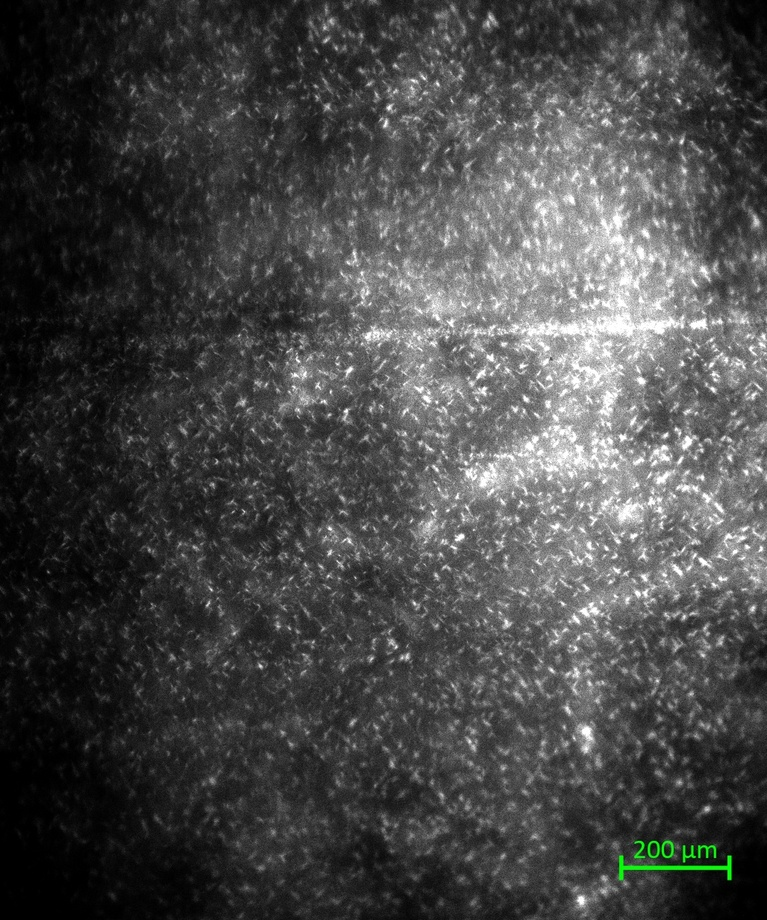
#> input picture Images/2_Macro_10_2000_32_6_30.jpg, 767 x 920 px, shrunk from 1028 x 1232 before the run, found by its file name
$ python read_Angle_object.py
#> lines starting #> are read from the running program, lines starting #| are printed output that depends on the picture; after the words box and inside, x2 and y2 are one past the last pixel; in counts of white or black regions, pixels touching at a corner belong together; long printed decimals are rounded
import cv2
import numpy as np
import matplotlib.pyplot as plt
from scipy.ndimage import gaussian_filter


# Function to calculate image contrast
def image_contrast(original, corrected):
    mean_intensity_original = np.mean(original)
    std_intensity_original = np.std(original)

    mean_intensity_corrected = np.mean(corrected)
    std_intensity_corrected = np.std(corrected)

    contrast_original = std_intensity_original / mean_intensity_original
    contrast_corrected = std_intensity_corrected / mean_intensity_corrected

    return contrast_original, contrast_corrected

# Load the image
img = cv2.imread('2_Macro_10_2000_32_6_30.jpg')
#> img is the input picture: shape (920, 767, 3); mean B, G, R 71.8, 72.2, 71.8

# Crop centered with a % of original size
height, width, _ = img.shape
#> height = 920; width = 767
crop_size = int(min(height, width) * 0.3)
#> crop_size = 230
x = int((width - crop_size) / 2)
#> x = 268
y = int((height - crop_size) / 2)
#> y = 345
img = img[y:y+crop_size, x:x+crop_size]
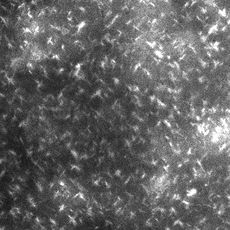
#> img: shape (230, 230, 3); min 21, max 255, mean 100.8

# Convert to grayscale
gray = cv2.cvtColor(img, cv2.COLOR_BGR2GRAY)
mean = cv2.mean(gray)[0]
#> mean = 100.8
if mean < 100:
    img = cv2.bitwise_not(img)

# Apply adaptive histogram equalization
clahe = cv2.createCLAHE(clipLimit=2.0, tileGridSize=(10, 10))
enhanced_gray = clahe.apply(gray)
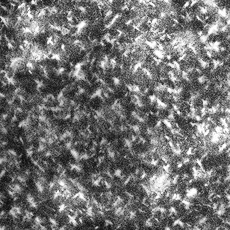
#> enhanced_gray: shape (230, 230); min 12, max 255, mean 113.3

# Range de busca para gamma
gamma_values = np.linspace(0.5, 3.5, num=31)
best_gamma = 1.0
best_contrast_increase = 0.0
original_contrast, _ = image_contrast(enhanced_gray, enhanced_gray)
#> in image_contrast, `mean_intensity_original = np.mean(original)`: mean_intensity_original = 113.3
#> in image_contrast, `std_intensity_original = np.std(original)`: std_intensity_original = 52.69
#> in image_contrast, `mean_intensity_corrected = np.mean(corrected)`: mean_intensity_corrected = 113.3
#> in image_contrast, `std_intensity_corrected = np.std(corrected)`: std_intensity_corrected = 52.69
#> in image_contrast, `contrast_original = std_intensity_original / mean_intensity_original`: contrast_original = 0.465
#> original_contrast = 0.465

for gamma in gamma_values:
    gamma_corrected = np.power(enhanced_gray / 255.0, gamma) * 255.0
    gamma_corrected = gamma_corrected.astype(np.uint8)

    _, corrected_contrast = image_contrast(enhanced_gray, gamma_corrected)
    contrast_increase = corrected_contrast - original_contrast

    if contrast_increase > best_contrast_increase:
        best_contrast_increase = contrast_increase
        best_gamma = gamma
#> this loop made 31 passes
#> (mean_intensity_corrected in image_contrast, std_intensity_corrected in image_contrast, contrast_corrected in image_contrast, corrected_contrast, contrast_increase, best_contrast_increase) on passes 7 to 18: (105.3, 53.88, 0.512, 0.512, 0.0466, 0.0466), (98.28, 54.83, 0.558, 0.558, 0.0929, 0.0929), (91.98, 55.47, 0.603, 0.603, 0.138, 0.138), (86.25, 55.91, 0.648, 0.648, 0.183, 0.183), (81.05, 56.18, 0.693, 0.693, 0.228, 0.228), (76.25, 56.29, 0.738, 0.738, 0.273, 0.273), (71.86, 56.29, 0.783, 0.783, 0.318, 0.318), (67.84, 56.19, 0.828, 0.828, 0.363, 0.363), (64.13, 56.03, 0.874, 0.874, 0.409, 0.409), (60.8, 55.77, 0.917, 0.917, 0.452, 0.452), (57.58, 55.47, 0.963, 0.963, 0.498, 0.498), (54.71, 55.13, 1.01, 1.01, 0.543, 0.543)
#> (mean_intensity_corrected in image_contrast, std_intensity_corrected in image_contrast, contrast_corrected in image_contrast, corrected_contrast, contrast_increase) on passes 1 to 6: (164.9, 39.23, 0.238, 0.238, -0.227), (152.2, 43.23, 0.284, 0.284, -0.181), (140.8, 46.46, 0.33, 0.33, -0.135), (130.4, 49.1, 0.376, 0.376, -0.0886), (121.1, 51.15, 0.422, 0.422, -0.0427), (113.3, 52.69, 0.465, 0.465, -5.6e-07)
#> pass 1, `gamma_corrected = np.power(enhanced_gray / 255.0, gamma) * 255.0`:
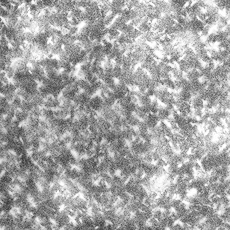
#> gamma_corrected: shape (230, 230) float64; min 55.32, max 255, mean 165.4
#> after the loop, best_contrast_increase = 1.11; best_gamma = 3.5

print("Best Gamma:", best_gamma)
#| Best Gamma: 3.5
# Apply the best gamma correction
best_gamma_corrected = np.power(enhanced_gray / 255.0, best_gamma) * 255.0
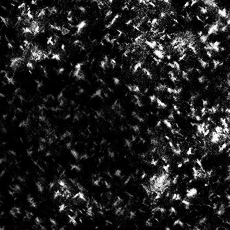
#> best_gamma_corrected: shape (230, 230) float64; min 0.00576, max 255, mean 31.8
best_gamma_corrected = best_gamma_corrected.astype(np.uint8)

# Apply Gaussian blur (adjust kernel size as needed)
blurred = cv2.GaussianBlur(best_gamma_corrected, (1, 1), 0)

# Use Otsu's thresholding
_, thresh = cv2.threshold(blurred, 90, 255, cv2.THRESH_BINARY + cv2.THRESH_OTSU)
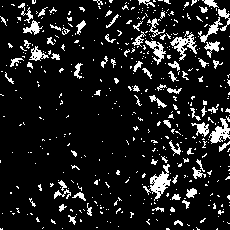
#> thresh: shape (230, 230); 11.5% white in thin lines or dots

# Find contours and contour hierarchy
contours, hierarchy = cv2.findContours(thresh, cv2.RETR_TREE, cv2.CHAIN_APPROX_SIMPLE)
#> contours = 556 contours, 513 with area under 20; largest, box (x1, y1, x2, y2) and area: (143, 164, 171, 201) 309, (170, 32, 197, 61) 228, (209, 118, 230, 144) 216, (145, 40, 166, 65) 160, (29, 46, 49, 61) 113

# Filter contours based on area and aspect ratio
min_area = 10  # Adjust the minimum area as per your requirements
aspect_ratio_thresh =2  # Adjust the aspect ratio threshold as per your requirements
filtered_contours = []
for idx, cnt in enumerate(contours):
    if cv2.contourArea(cnt) > min_area:
        filtered_contours.append(cnt)
#> this loop made 556 passes
#> cnt on passes 1 to 3: [[193, 229]], [[217, 228], [216, 229], [217, 229]], [[166, 228], [166, 229], [169, 229], [168, 228]]
#> after the loop, filtered_contours = 76 contours, 33 with area under 20; largest, box (x1, y1, x2, y2) and area: (143, 164, 171, 201) 309, (170, 32, 197, 61) 228, (209, 118, 230, 144) 216, (145, 40, 166, 65) 160, (29, 46, 49, 61) 113
# Create lists to store the aspect ratios and rectangles of crystals inside the islands and outside the islands
crystal_aspect_ratios_inside_islands = []
crystal_rectangles_inside_islands = []
crystal_aspect_ratios_outside_islands = []
crystal_rectangles_outside_islands = []

# Iterate over all contours and store aspect ratios and rectangles based on inside/outside the islands
for i, cnt in enumerate(contours):
    if hierarchy[0, i, 3] != -1:  # Check if it's a child contour (inside an island)
        minAreaRect = cv2.minAreaRect(cnt)
        width, height = minAreaRect[1]
        if min(width, height) > 0:
            aspect_ratio = max(width, height) / min(width, height)
            crystal_aspect_ratios_inside_islands.append(aspect_ratio)
            box = cv2.boxPoints(minAreaRect)
            box = np.int0(box)
            crystal_rectangles_inside_islands.append(box)
    else:
        minAreaRect = cv2.minAreaRect(cnt)
        width, height = minAreaRect[1]
        if min(width, height) > 0:
            aspect_ratio = max(width, height) / min(width, height)
            crystal_aspect_ratios_outside_islands.append(aspect_ratio)
            box = cv2.boxPoints(minAreaRect)
            box = np.int0(box)
            crystal_rectangles_outside_islands.append(box)
#> this loop made 556 passes
#> (cnt, minAreaRect, width, height, aspect_ratio, box) on passes 2, 3, 10, 11: ([[217, 228], [216, 229], [217, 229]], ((216.8, 228.8), (1.41, 0.707), -45), 1.41, 0.707, 2, [[216, 229], [216, 229], [217, 228], [217, 228]]), ([[166, 228], [166, 229], [169, 229], [168, 228]], ((167.5, 228.5), (1, 3), -90), 1, 3, 3, [[169, 229], [166, 229], [166, 228], [169, 228]]), ([[187, 224], [188, 225], [189, 225], [188, 225]], ((187.9, 224.7), (0.447, 2.24), -63.43), 0.447, 2.24, 5, [[188, 225], [186, 224], [187, 224], [189, 225]]), ([[227, 222], [228, 223], [229, 223], [228, 223]], ((227.9, 222.7), (0.447, 2.24), -63.43), 0.447, 2.24, 5, [[228, 223], [226, 222], [227, 222], [229, 223]])
#> (minAreaRect, width, height, aspect_ratio, box) on passes 5, 6, 15, 17, 19, 20: (((1, 228.5), (1, 2), -90), 1, 2, 2, [[2, 229], [0, 229], [0, 228], [2, 228]]), (((197.2, 228.5), (1.11, 3.61), -56.31), 1.11, 3.61, 3.25, [[198, 229], [195, 227], [195, 226], [198, 228]]), (((178.2, 222.3), (4.53, 8.34), -81.87), 4.53, 8.34, 1.84, [[181, 225], [173, 223], [174, 219], [182, 220]]), (((148.8, 221.3), (3.54, 4.24), -45), 3.54, 4.24, 1.2, [[149, 224], [146, 221], [148, 218], [151, 221]]), (((52.77, 221.3), (1.94, 5.55), -56.31), 1.94, 5.55, 2.86, [[54, 223], [49, 220], [51, 218], [55, 222]]), (((202.6, 220.1), (6.38, 1.94), -33.69), 6.38, 1.94, 3.29, [[200, 222], [199, 221], [204, 217], [205, 219]])

# Draw rectangles for crystals inside the islands (red) and outside the islands (blue)
canvas = np.copy(img)
cv2.drawContours(canvas, crystal_rectangles_inside_islands, -1, (0, 0, 255), 2)
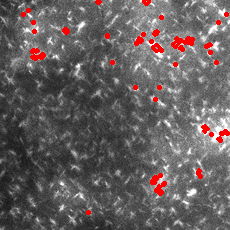
#> canvas: shape (230, 230, 3); 2.8% of pixels changed, all inside (x1, y1, x2, y2) = (21, 0, 230, 215)
cv2.drawContours(canvas, crystal_rectangles_outside_islands, -1, (255, 0, 0), 2)
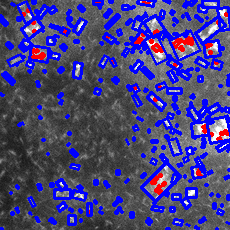
#> canvas: shape (230, 230, 3); mean B, G, R 126.3, 66.8, 72

# Print the count of identified crystals inside and outside the islands
num_crystals_inside_islands = len(crystal_rectangles_inside_islands)
num_crystals_outside_islands = len(crystal_rectangles_outside_islands)
print("Number of Crystals Inside Islands:", num_crystals_inside_islands)
#| Number of Crystals Inside Islands: 70
print("Number of Crystals Outside Islands:", num_crystals_outside_islands)
#| Number of Crystals Outside Islands: 248

# Calculate and print mean aspect ratio of crystals inside and outside the islands
mean_aspect_ratio_inside_islands = np.mean(crystal_aspect_ratios_inside_islands)
mean_aspect_ratio_outside_islands = np.mean(crystal_aspect_ratios_outside_islands)
print("Mean Aspect Ratio Inside Islands:", mean_aspect_ratio_inside_islands)
#| Mean Aspect Ratio Inside Islands: 1.087
print("Mean Aspect Ratio Outside Islands:", mean_aspect_ratio_outside_islands)
#| Mean Aspect Ratio Outside Islands: 2.413

plt.figure(figsize=(12, 8))
plt.imshow(cv2.cvtColor(canvas, cv2.COLOR_BGR2RGB))
plt.title('Crystals Inside and Outside Islands')
plt.axis('off')
plt.show()

$ run again, with Images/1_Macro_10_1000_32_6_12.jpg copied over Images/2_Macro_10_2000_32_6_30.jpg
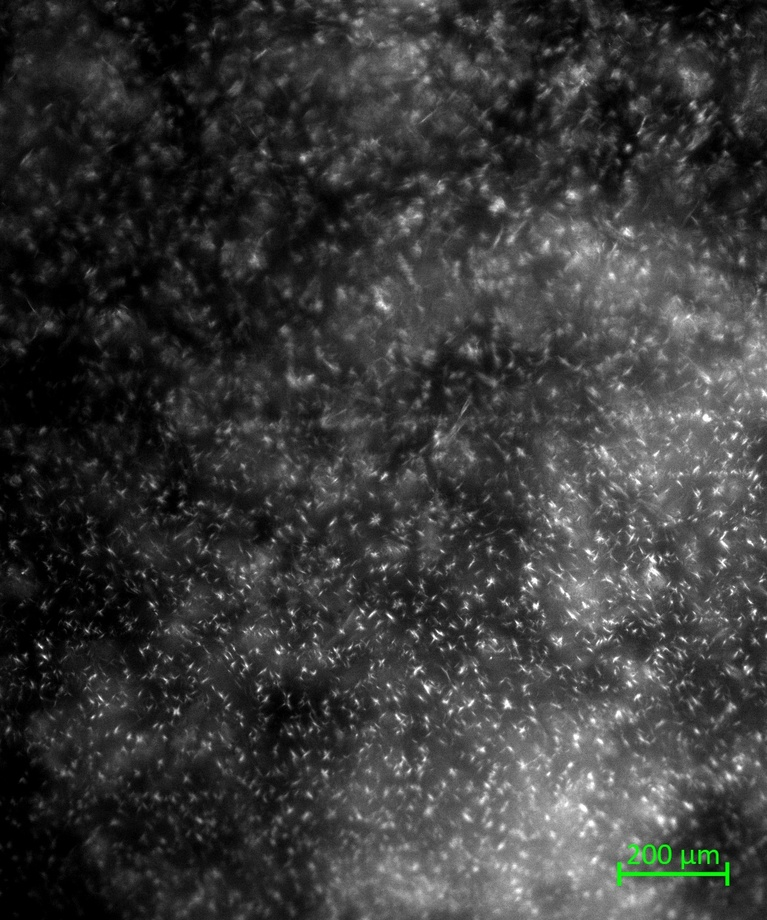
#> input picture Images/1_Macro_10_1000_32_6_12.jpg, 767 x 920 px, shrunk from 1028 x 1232 before the run, found by its file name
#> img is the input picture: shape (920, 767, 3); mean B, G, R 57.2, 57.7, 57.2
#> mean = 56.75
#> mean_intensity_original = 82.78
#> std_intensity_original = 43.06
#> mean_intensity_corrected = 82.78
#> std_intensity_corrected = 43.06
#> contrast_original = 0.52
#> the loop `for gamma in gamma_values:` made 31 passes
#> (mean_intensity_corrected in image_contrast, std_intensity_corrected in image_contrast, contrast_corrected in image_contrast, corrected_contrast, contrast_increase, best_contrast_increase) on passes 7 to 14: (74.62, 42.92, 0.575, 0.575, 0.0549, 0.0549), (67.64, 42.47, 0.628, 0.628, 0.108, 0.108), (61.54, 41.87, 0.68, 0.68, 0.16, 0.16), (56.12, 41.14, 0.733, 0.733, 0.213, 0.213), (51.29, 40.35, 0.787, 0.787, 0.266, 0.266), (46.96, 39.44, 0.84, 0.84, 0.32, 0.32), (43.06, 38.53, 0.895, 0.895, 0.375, 0.375), (39.6, 37.54, 0.948, 0.948, 0.428, 0.428)
#> after the loop `for gamma in gamma_values:`: best_contrast_increase = 1.44; best_gamma = 3.5
#| Best Gamma: 3.5
#> `_, thresh = cv2.threshold(blurred, 90, 255, cv2.THRESH_BINARY + cv2.TH..`:
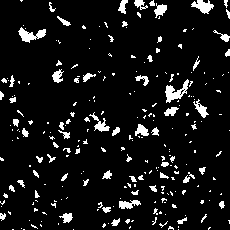
#> thresh: shape (230, 230); 8.2% white; 252 white regions (188 under 20 px)
#> contours = 270 contours, 236 with area under 20; largest, box (x1, y1, x2, y2) and area: (165, 79, 189, 103) 208, (18, 27, 46, 43) 180, (191, 0, 214, 14) 149, (89, 112, 110, 132) 96, (119, 200, 141, 209) 95
#> the loop `for idx, cnt in enumerate(contours):` made 270 passes
#> cnt on passes 1 to 3: [[178, 229]], [[73, 229]], [[23, 229], [24, 229]]
#> after the loop `for idx, cnt in enumerate(contours):`: filtered_contours = 68 contours, 34 with area under 20; largest, box (x1, y1, x2, y2) and area: (165, 79, 189, 103) 208, (18, 27, 46, 43) 180, (191, 0, 214, 14) 149, (89, 112, 110, 132) 96, (119, 200, 141, 209) 95
#> the loop `for i, cnt in enumerate(contours):` made 270 passes
#> (cnt, minAreaRect, width, height, aspect_ratio, box) on passes 6, 9: ([[209, 227], [208, 228], [208, 229], [210, 227]], ((208.8, 227.8), (2.83, 0.707), -45), 2.83, 0.707, 4, [[208, 229], [207, 228], [209, 226], [210, 227]]), ([[130, 226], [129, 227], [129, 228], [130, 227]], ((129.5, 227), (2.12, 0.707), -45), 2.12, 0.707, 3, [[129, 228], [128, 227], [130, 226], [130, 226]])
#> `cv2.drawContours(canvas, crystal_rectangles_outside_islands, -1, (255,..`:
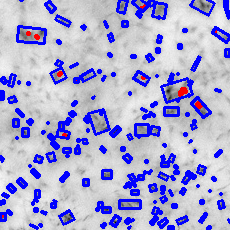
#> canvas: shape (230, 230, 3); mean B, G, R 211.4, 168.8, 170
#| Number of Crystals Inside Islands: 18
#| Number of Crystals Outside Islands: 175
#| Mean Aspect Ratio Inside Islands: 1.056
#| Mean Aspect Ratio Outside Islands: 2.061

$ run again, with Images/1_Macro_10_1000_32_6_15.jpg copied over Images/2_Macro_10_2000_32_6_30.jpg
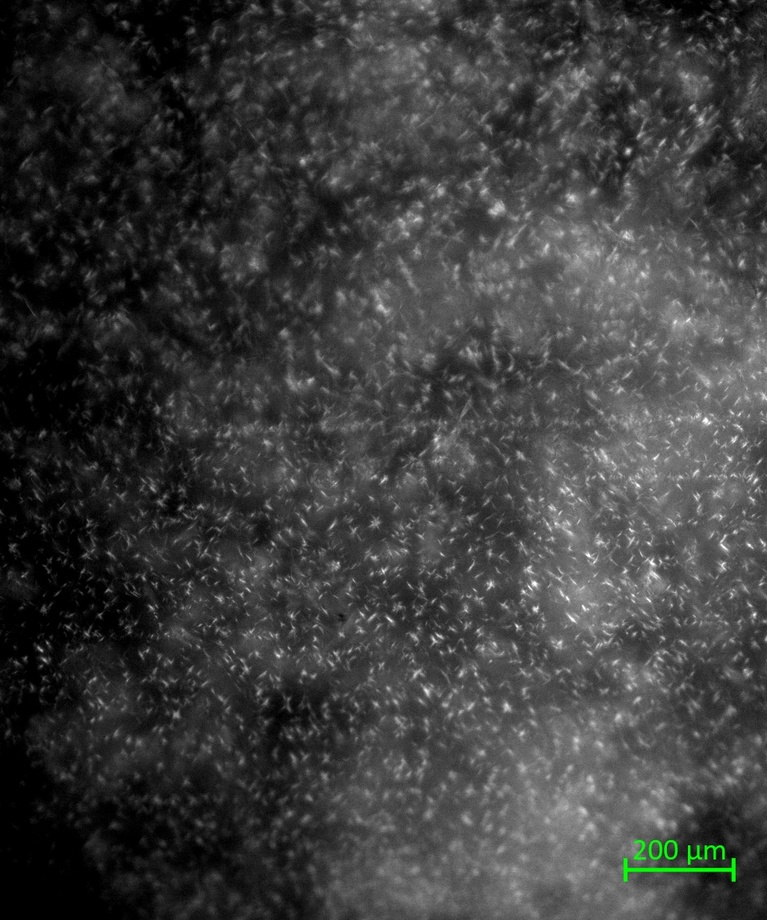
#> input picture Images/1_Macro_10_1000_32_6_15.jpg, 767 x 920 px, shrunk from 1028 x 1232 before the run, found by its file name
#> img is the input picture: shape (920, 767, 3); mean B, G, R 60.5, 60.9, 60.5
#> mean = 69.75
#> mean_intensity_original = 89.13
#> std_intensity_original = 39.02
#> mean_intensity_corrected = 89.13
#> std_intensity_corrected = 39.02
#> contrast_original = 0.438
#> the loop `for gamma in gamma_values:` made 31 passes
#> (mean_intensity_corrected in image_contrast, std_intensity_corrected in image_contrast, contrast_corrected in image_contrast, corrected_contrast, contrast_increase, best_contrast_increase) on passes 7 to 14: (80.66, 39.09, 0.485, 0.485, 0.0469, 0.0469), (73.31, 38.87, 0.53, 0.53, 0.0924, 0.0924), (66.84, 38.47, 0.576, 0.576, 0.138, 0.138), (61.06, 37.92, 0.621, 0.621, 0.183, 0.183), (55.88, 37.3, 0.668, 0.668, 0.23, 0.23), (51.19, 36.54, 0.714, 0.714, 0.276, 0.276), (46.95, 35.75, 0.762, 0.762, 0.324, 0.324), (43.17, 34.88, 0.808, 0.808, 0.37, 0.37)
#> after the loop `for gamma in gamma_values:`: best_contrast_increase = 1.27; best_gamma = 3.5
#| Best Gamma: 3.5
#> `_, thresh = cv2.threshold(blurred, 90, 255, cv2.THRESH_BINARY + cv2.TH..`:
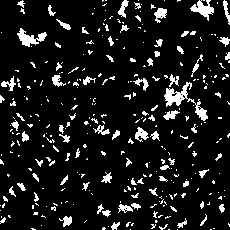
#> thresh: shape (230, 230); 10.3% white; 328 white regions (253 under 20 px)
#> contours = 358 contours, 316 with area under 20; largest, box (x1, y1, x2, y2) and area: (164, 82, 208, 121) 381, (17, 28, 47, 47) 200, (190, 0, 214, 21) 188, (154, 8, 167, 23) 91, (135, 127, 149, 142) 88
#> the loop `for idx, cnt in enumerate(contours):` made 358 passes
#> cnt on passes 1 to 3: [[210, 229], [211, 229]], [[177, 229]], [[168, 229], [169, 229]]
#> after the loop `for idx, cnt in enumerate(contours):`: filtered_contours = 83 contours, 41 with area under 20; largest, box (x1, y1, x2, y2) and area: (164, 82, 208, 121) 381, (17, 28, 47, 47) 200, (190, 0, 214, 21) 188, (154, 8, 167, 23) 91, (135, 127, 149, 142) 88
#> the loop `for i, cnt in enumerate(contours):` made 358 passes
#> (cnt, minAreaRect, width, height, aspect_ratio, box) on passes 33, 35, 36: ([[53, 208], [54, 207], [55, 208], [54, 209]], ((54, 208), (1.41, 1.41), -45), 1.41, 1.41, 1, [[54, 209], [53, 208], [54, 207], [55, 208]]), ([[163, 205], [163, 206], [164, 205]], ((163.3, 205.3), (1.41, 0.707), -45), 1.41, 0.707, 2, [[163, 206], [162, 205], [163, 204], [164, 205]]), ([[32, 205], [32, 208], [33, 208], [33, 205]], ((32.5, 206.5), (3, 1), -90), 3, 1, 3, [[33, 208], [32, 208], [32, 205], [33, 205]])
#> `cv2.drawContours(canvas, crystal_rectangles_outside_islands, -1, (255,..`:
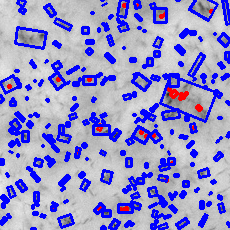
#> canvas: shape (230, 230, 3); mean B, G, R 203.3, 146.6, 148.9
#| Number of Crystals Inside Islands: 30
#| Number of Crystals Outside Islands: 234
#| Mean Aspect Ratio Inside Islands: 1.088
#| Mean Aspect Ratio Outside Islands: 2.404
